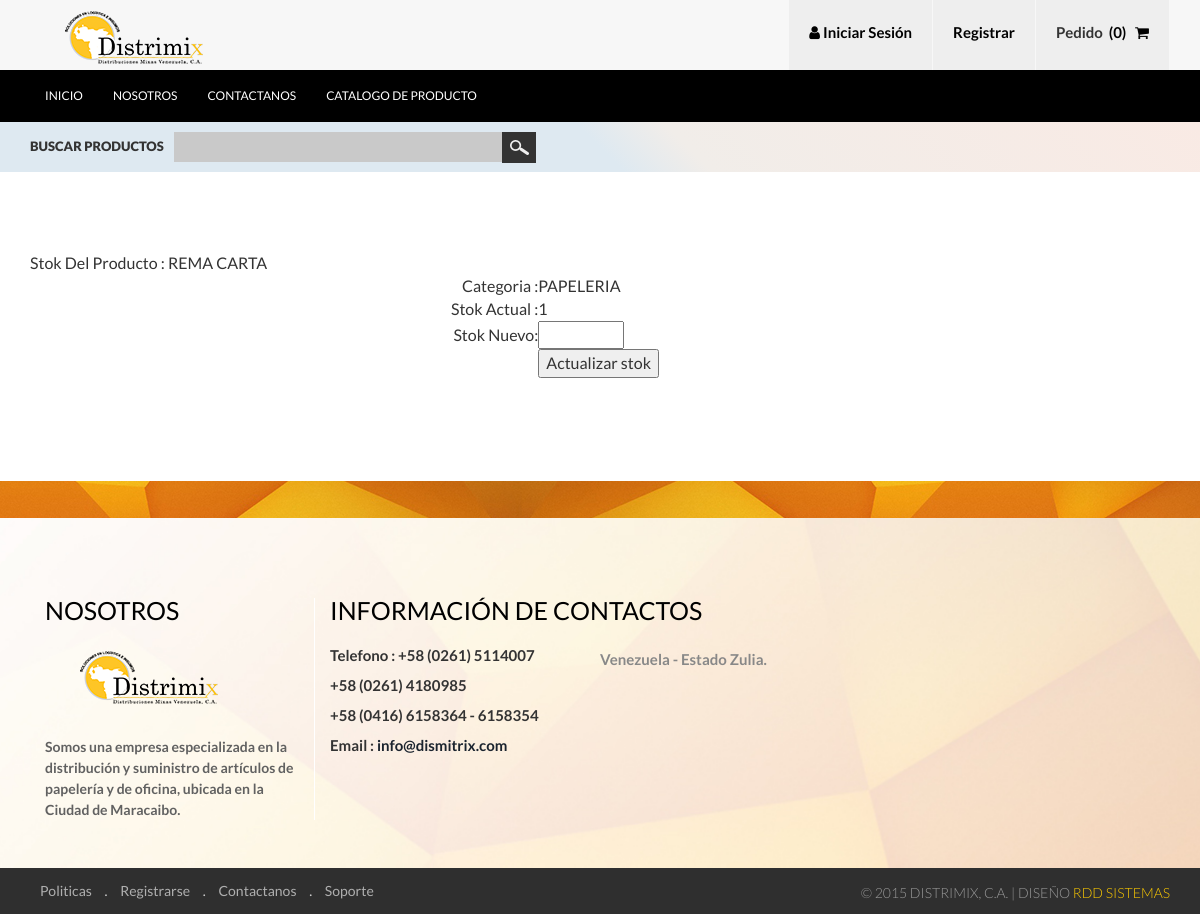
The page /stok.php?idreg=13 on the database its author committed.
### tables this page shows
CREATE TABLE IF NOT EXISTS `producto` (
  `id` int(11) NOT NULL AUTO_INCREMENT,
  `producto` varchar(50) NOT NULL,
  `categoria` int(4) NOT NULL,
  `imagen` varchar(100) NOT NULL,
  `precio` varchar(10) NOT NULL,
  `stok` int(10) NOT NULL,
  PRIMARY KEY (`id`)
);

CREATE TABLE IF NOT EXISTS `categoria` (
  `id` int(11) NOT NULL AUTO_INCREMENT,
  `categoria` varchar(30) NOT NULL,
  PRIMARY KEY (`id`)
);

### stok.php (the view, shortened to what this page needs)
<?php require_once('Connections/master.php');
include("funcion.php");
?>
<?php
$editFormAction = $_SERVER['PHP_SELF'];
if (isset($_SERVER['QUERY_STRING'])) {
  $editFormAction .= "?" . htmlentities($_SERVER['QUERY_STRING']);
}
$var_stokpro = "0";
if (isset($_GET['idreg'])) {
  $var_stokpro = $_GET['idreg'];
}
$query_stokpro = sprintf("SELECT * FROM producto WHERE producto.id=%s", GetSQLValueString($var_stokpro, "int"));
$stokpro = mysql_query($query_stokpro, $master) or die(mysql_error());
$row_stokpro = mysql_fetch_assoc($stokpro);
?>
<!DOCTYPE HTML>
<html>
<head>
<link rel="stylesheet" href="https://maxcdn.bootstrapcdn.com/font-awesome/4.4.0/css/font-awesome.min.css">
<link href="css/bootstrap.css" rel='stylesheet' type='text/css' />
<link href="css/style.css" rel='stylesheet' type='text/css' />
</head>
<body>
<div class="header">
	<div class="header_top">
		<div class="container">
			<div class="logo">
				<a href="index.php"><img src="images/logo.png" alt=""/></a>
			</div>
			<ul class="shopping_grid">
			  <?php if(isset($_SESSION['MM_Username']))
			  {
				  ?>
				      <a><li><i class="fa fa-user"></i> Usuario : <?php echo strtoupper($_SESSION['MM_nombre']) ?></li></a>
                      <a href="logout.php"><li>Cerrar Session</li></a>
                      <?php }else{?>
		      <a href="login.php"><li><i class="fa fa-user"></i> Iniciar Sesi&oacute;n</li></a>
              <a href="registro.php"><li>Registrar</li></a>
              <?php }?>
<?php         if (isset($_SESSION['carro'])) { ?>
               <a href="#"><li><span class="m_1">Pedido</span>&nbsp;&nbsp;(<?php echo  count($_SESSION['carro']) ;?>) &nbsp; <i class="fa fa-shopping-cart"></i></li></a>
              <?php  }else{?>
			      <a href="#"><li><span class="m_1">Pedido</span>&nbsp;&nbsp;(0) &nbsp; <i class="fa fa-shopping-cart"></i></li></a>
			  <?php }	  ?>
			</ul>
		    <div class="clearfix"> </div>
		</div>
	</div>
	<div class="h_menu4">
		<div class="container">
				<ul class="nav">
					<li><a href="index.php" data-hover="Inicio">Inicio</a></li>
					<li><a href="nosotros.php" data-hover="Nosotros">Nosotros</a></li>
					<li><a href="contactanos.php" data-hover="Contactanos">Contactanos</a></li>
					<li><a href="catalogo.php" data-hover="Catalogo de Producto">Catalogo de Producto</a></li>
				 </ul>
	      </div>
     </div>
</div>
<div class="column_center">
  <div class="container">
	<div class="search">
	  <div class="stay">Buscar Productos</div>
	  <div class="stay_right">
		  <input type="text" value="" onfocus="this.value = '';" onblur="if (this.value == '') {this.value = '';}">
		  <input type="submit" value="">
	  </div>
	  <div class="clearfix"> </div>
	</div>
  </div>
</div>
<div class="about">
    <div class="container">
         <div class="register">Stok Del Producto :   <?php echo strtoupper($row_stokpro['producto']) ?> </div>
         <form method="post" name="form1" action="<?php echo $editFormAction; ?>">
           <table width="769" align="center">
             <tr valign="baseline">
               <td nowrap align="right">Categoria :</td>
               <td><?php cat($row_stokpro['categoria'])?></td>
             </tr>
             <tr valign="baseline">
               <td nowrap align="right">Stok Actual :</td>
               <td><?php
			   echo $row_stokpro['stok'];
			   ?></td>
             </tr>
             <tr valign="baseline">
               <td nowrap align="right">Stok Nuevo:</td>
               <td><input type="text" name="stok" value="" size="8"></td>
             </tr>
             <tr valign="baseline">
               <td nowrap align="right">&nbsp;</td>
               <td><input type="submit" value="Actualizar stok"></td>
             </tr>
           </table>
      </form>
         <p>&nbsp;</p>
    </div>
</div>
<div class="footer_bg">
</div>
<div class="footer">
	<div class="container">
		<div class="col-md-3 f_grid1">
			<h3>Nosotros</h3>
			<a href="#"><img src="images/logo.png" alt=""/></a>
			<p>Somos una empresa especializada en la distribuci&oacute;n y suministro de art&iacute;culos de papeler&iacute;a y de oficina, ubicada en la Ciudad de Maracaibo.</p>
		</div>
		<div class="col-md-6 f_grid3">
			<h3>Informaci&oacute;n de Contactos</h3>
			<ul class="list">
				<li><p>Telefono : +58 (0261) 5114007</p></li>
				<li><p>+58 (0261) 4180985</p></li>
                <li><p>+58 (0416) 6158364 - 6158354</p></li>
				<li><p>Email : <a href="mailto:info(at)dismitrix.com"> info@dismitrix.com</a></p></li>
			</ul>
			<ul class="list1">
				<li><p>Venezuela - Estado Zulia.</p></li>
			</ul>
			<div class="clearfix"> </div>
		</div>
	</div>
</div>
<div class="footer_bottom">
       	<div class="container">
       		<div class="cssmenu">
				<ul>
					<li class="active"><a href="">Politicas</a></li> .
					<li><a href="">Registrarse</a></li> .
					<li><a href="">Contactanos</a></li> .
					<li><a href="">Soporte</a></li>
				</ul>
			</div>
			<div class="copy">
			    <p>&copy;  2015 Distrimix, C.A. | Diseño <a href="http://rddsistemas.com" target="_blank">RdD Sistemas</a></p>
		    </div>
		    <div class="clearfix"> </div>
       	</div>
</div>
</body>
</html>

### funcion.php (shortened to what this page needs)
<?php require_once('Connections/master.php'); ?>
<?php
 if (!function_exists("GetSQLValueString")) {
function GetSQLValueString($theValue, $theType, $theDefinedValue = "", $theNotDefinedValue = "")
{
  $theValue = function_exists("mysql_real_escape_string") ? mysql_real_escape_string($theValue) : mysql_escape_string($theValue);
  switch ($theType) {
    case "long":
    case "int":
      $theValue = ($theValue != "") ? intval($theValue) : "NULL";
      break;
  }
  return $theValue;
}
}
function cat($nro)
{
GLOBAL $database_master, $master;
$query_marcafuncion = sprintf("SELECT * FROM categoria WHERE categoria.id=%s", $nro);
$marcafuncion = mysql_query($query_marcafuncion, $master) or die(mysql_error());
$row_marcafuncion = mysql_fetch_assoc($marcafuncion);
 echo $row_marcafuncion['categoria'];
}
?>

### css/style.css (style rules this page uses)
h4, h5, h6, h1, h2, h3 { margin-top: 0; }
ul, ol { margin: 0; }
p { margin: 0; }
html, body { font-family: 'Lato', sans-serif; font-size: 100%; background:#fff; }
body a { transition: 0.5s all; -webkit-transition: 0.5s all; -o-transition: 0.5s all; -ms-transition: 0.5s all; -moz-transition: 0.5s all; }
.header_top { background:#f7f7f7; }
.logo { float:left; margin-top:8px; }
ul.shopping_grid { padding:0; margin:0; list-style:none; float:right; }
ul.shopping_grid li { float: left; background: #eee; padding: 25px 20px 0; border-right: 1px solid #f7f7f7; font: 600 15px/15px 'Lato', sans-serif; min-height: 70px; color:#000; }
span.m_1 { color: #333; }
.h_menu4 { background:#000; padding:20px 0; }
.nav { list-style: none; *zoom: 1; }
.nav:before, .nav:after { content: " "; display: table; }
.nav:after { clear: both; }
.nav li a { display: block; margin:0px 15px; color:#fff; font: 400 12px/12px 'Lato', sans-serif; text-transform:uppercase; -webkit-transition: all 0.3s ease-out; -moz-transition: all 0.3s ease-out; -ms-transition: all 0.3s ease-out; -o-transition: all 0.3s ease-out; transition: all 0.3s ease-out; text-decoration: none; padding:0; }
.nav li:nth-child(1) { margin:0 }
.nav li { position: relative; }
.nav > li { float:left; }
.column_center { background: #dee9f1; background: -moz-linear-gradient(45deg, #dee9f1 50%, #f1ede9 57%, #f9eae4 100%); background: -webkit-gradient(linear, left bottom, right top, color-stop(50%,#dee9f1), color-stop(57%,#f1ede9), color-stop(100%,#f9eae4)); background: -webkit-linear-gradient(45deg, #dee9f1 50%,#f1ede9 57%,#f9eae4 100%); background: -o-linear-gradient(45deg, #dee9f1 50%,#f1ede9 57%,#f9eae4 100%); background: -ms-linear-gradient(45deg, #dee9f1 50%,#f1ede9 57%,#f9eae4 100%); background: linear-gradient(45deg, #dee9f1 50%,#f1ede9 57%,#f9eae4 100%); filter: progid:DXImageTransform.Microsoft.gradient( startColorstr='#dee9f1', endColorstr='#f9eae4',GradientType=1 ); padding:10px 0; }
.search { position: relative; }
.stay { float: left; font: 800 13px/13px 'Lato', sans-serif; margin: 8px 10px 0 0; text-transform:uppercase; color: #333; }
.stay_right { float: left; width:40%; }
.search input[type="text"] { padding:7px 10px; outline: none; color: #fff; background:#c9c9c9; border: none; width:72%; line-height: 1.5em; font: 500 13px/13px 'Lato', sans-serif; }
.search input[type="submit"] { background: url('../images/search.png') no-repeat 6px 5px #333; padding: 4px 17px; border: none; cursor: pointer; position: absolute; outline: none; }
ul { padding: 0; list-style: none; }
.footer_bg { background: url(../images/footer_bg.jpg) no-repeat center top; min-height:37px; }
.footer { background: url(../images/bg.jpg) no-repeat center top; -webkit-background-size: cover; -moz-background-size: cover; -o-background-size: cover; background-size: cover; min-height:350px; padding:5em 0 0; }
.f_grid1 h3, .f_grid3 h3 { color:#000; font: 400 25px/25px Lato, sans-serif; text-transform:uppercase; margin-bottom:1em; }
.f_grid1 p { color: #616161; font: 700 14px/14px 'Lato', sans-serif; line-height: 1.5em; margin-top: 2em; }
.f_grid1 { border-right: 1px solid #fff; }
ul.list { padding:0; margin:0; list-style:none; float:left; width: 50%; }
ul.list li { margin-bottom:15px; }
ul.list li p { margin:0; font: 700 15px/15px 'Lato', sans-serif; }
ul.list1 { overflow:hidden; margin:0; padding:0; list-style:none; }
ul.list1 li p { margin:0; font: 700 15px/15px 'Lato', sans-serif; color:#888; line-height:1.5em; }
.footer_bottom { background:#2f2f2f; padding: 1em 0; }
.cssmenu { float: left; color: #cfcfcf; font:500 14px/14px 'Lato', sans-serif; }
.cssmenu ul li { display: inline-block; }
.cssmenu ul li a { color:#afafaf; display: block; margin:0 10px; }
.copy { float: right; margin-top:8px; }
.copy p { color: #999; font:300 14px/1px 'Lato', sans-serif; text-transform:uppercase; }
.copy p a { color: #FC0; }
.about { padding:5em 0; }

### rows shown on the page
producto: producto "REMA CARTA", stok "1"
categoria: categoria "PAPELERIA"
